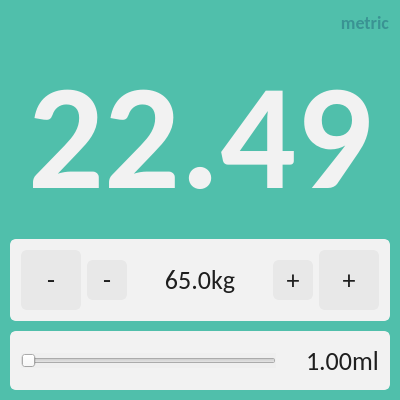
<?xml version="1.0" encoding="UTF-8"?>
<ui version="4.0">
 <class>BMIView</class>
 <widget class="QWidget" name="BMIView">
  <property name="geometry">
   <rect>
    <x>0</x>
    <y>0</y>
    <width>400</width>
    <height>400</height>
   </rect>
  </property>
  <property name="minimumSize">
   <size>
    <width>400</width>
    <height>400</height>
   </size>
  </property>
  <property name="maximumSize">
   <size>
    <width>400</width>
    <height>400</height>
   </size>
  </property>
  <property name="windowTitle">
   <string>Form</string>
  </property>
  <property name="windowIcon">
   <iconset resource="resource.qrc">
    <normaloff>:/assets/empty.ico</normaloff>:/assets/empty.ico</iconset>
  </property>
  <property name="styleSheet">
   <string notr="true">QWidget#BMIView {
	background-color: #50BFAB;	

}

/* Unit button*/
QPushButton#btn_unit {
font-family: Calibri;
font-size: 18px;
font-weight: bold;
color:#3a9393;
background-color:#50BFAB;
 text-align: top right; 
padding: 0;

}

QPushButton#btn_unit:hover {
background-color: transparent;
}

QPushButton#btn_unit:pressed {
background-color: transparent;
border: none
}

/* Result Label*/
QLabel#lbl_result {
font-family: Calibri;
font-size: 150px;
font-weight: bold;
color:#F2F2F2;
}

/* weight and height labels*/
QLabel#lbl_weight,
QLabel#lbl_height {
font-family: Calibri;
font-size: 26px;
color:#1F1F1F;
}

/* weight buttons*/
QPushButton#btn_big_minus,
QPushButton#btn_small_minus,
QPushButton#btn_big_plus,
QPushButton#btn_small_plus {
font-family: Calibri;
font-size: 26px;
color:#1F1F1F;
background-color: #e8e8e8;
border: 2px solid #e8e8e8;
border-radius: 6px;
}

QPushButton#btn_big_minus:hover,
QPushButton#btn_small_minus:hover,
QPushButton#btn_big_plus:hover,
QPushButton#btn_small_plus:hover {
background-color: #d9d9d9;
}

QPushButton#btn_big_minus:pressed,
QPushButton#btn_small_minus:pressed,
QPushButton#btn_big_plus:pressed,
QPushButton#btn_small_plus:pressed {
background-color: #e8e8e8;
}
/* Frames*/

QFrame#frame,
QFrame#frame_2 {
	background-color: #F2F2F2;
	border: 2px solid #F2F2F2;
	border-radius: 6px;
}




</string>
  </property>
  <layout class="QVBoxLayout" name="verticalLayout_2" stretch="1,4,2,2">
   <property name="spacing">
    <number>10</number>
   </property>
   <property name="sizeConstraint">
    <enum>QLayout::SizeConstraint::SetDefaultConstraint</enum>
   </property>
   <property name="leftMargin">
    <number>10</number>
   </property>
   <property name="topMargin">
    <number>10</number>
   </property>
   <property name="rightMargin">
    <number>10</number>
   </property>
   <property name="bottomMargin">
    <number>10</number>
   </property>
   <item alignment="Qt::AlignmentFlag::AlignRight">
    <widget class="QPushButton" name="btn_unit">
     <property name="minimumSize">
      <size>
       <width>55</width>
       <height>0</height>
      </size>
     </property>
     <property name="maximumSize">
      <size>
       <width>55</width>
       <height>16777215</height>
      </size>
     </property>
     <property name="font">
      <font>
       <family>Calibri</family>
       <pointsize>-1</pointsize>
       <bold>true</bold>
       <stylestrategy>PreferAntialias</stylestrategy>
      </font>
     </property>
     <property name="text">
      <string>metric</string>
     </property>
     <property name="flat">
      <bool>true</bool>
     </property>
    </widget>
   </item>
   <item>
    <widget class="QLabel" name="lbl_result">
     <property name="font">
      <font>
       <family>Calibri</family>
       <pointsize>-1</pointsize>
       <bold>true</bold>
      </font>
     </property>
     <property name="text">
      <string>22.49</string>
     </property>
     <property name="alignment">
      <set>Qt::AlignmentFlag::AlignCenter</set>
     </property>
    </widget>
   </item>
   <item>
    <widget class="QFrame" name="frame">
     <property name="frameShape">
      <enum>QFrame::Shape::StyledPanel</enum>
     </property>
     <property name="frameShadow">
      <enum>QFrame::Shadow::Raised</enum>
     </property>
     <layout class="QHBoxLayout" name="horizontalLayout">
      <item>
       <widget class="QPushButton" name="btn_big_minus">
        <property name="minimumSize">
         <size>
          <width>60</width>
          <height>60</height>
         </size>
        </property>
        <property name="maximumSize">
         <size>
          <width>60</width>
          <height>60</height>
         </size>
        </property>
        <property name="font">
         <font>
          <family>Calibri</family>
          <pointsize>-1</pointsize>
         </font>
        </property>
        <property name="text">
         <string>-</string>
        </property>
       </widget>
      </item>
      <item>
       <widget class="QPushButton" name="btn_small_minus">
        <property name="maximumSize">
         <size>
          <width>40</width>
          <height>40</height>
         </size>
        </property>
        <property name="font">
         <font>
          <family>Calibri</family>
          <pointsize>-1</pointsize>
         </font>
        </property>
        <property name="text">
         <string>-</string>
        </property>
       </widget>
      </item>
      <item>
       <widget class="QLabel" name="lbl_weight">
        <property name="font">
         <font>
          <family>Calibri</family>
          <pointsize>-1</pointsize>
         </font>
        </property>
        <property name="text">
         <string>65.0kg</string>
        </property>
        <property name="alignment">
         <set>Qt::AlignmentFlag::AlignCenter</set>
        </property>
       </widget>
      </item>
      <item>
       <widget class="QPushButton" name="btn_small_plus">
        <property name="maximumSize">
         <size>
          <width>40</width>
          <height>40</height>
         </size>
        </property>
        <property name="font">
         <font>
          <family>Calibri</family>
          <pointsize>-1</pointsize>
         </font>
        </property>
        <property name="text">
         <string>+</string>
        </property>
       </widget>
      </item>
      <item>
       <widget class="QPushButton" name="btn_big_plus">
        <property name="maximumSize">
         <size>
          <width>60</width>
          <height>60</height>
         </size>
        </property>
        <property name="font">
         <font>
          <family>Calibri</family>
          <pointsize>-1</pointsize>
         </font>
        </property>
        <property name="text">
         <string>+</string>
        </property>
       </widget>
      </item>
     </layout>
    </widget>
   </item>
   <item>
    <widget class="QFrame" name="frame_2">
     <property name="sizePolicy">
      <sizepolicy hsizetype="Expanding" vsizetype="Expanding">
       <horstretch>0</horstretch>
       <verstretch>0</verstretch>
      </sizepolicy>
     </property>
     <property name="palette">
      <palette>
       <active>
        <colorrole role="Button">
         <brush brushstyle="SolidPattern">
          <color alpha="255">
           <red>242</red>
           <green>242</green>
           <blue>242</blue>
          </color>
         </brush>
        </colorrole>
        <colorrole role="Base">
         <brush brushstyle="SolidPattern">
          <color alpha="255">
           <red>242</red>
           <green>242</green>
           <blue>242</blue>
          </color>
         </brush>
        </colorrole>
        <colorrole role="Window">
         <brush brushstyle="SolidPattern">
          <color alpha="255">
           <red>242</red>
           <green>242</green>
           <blue>242</blue>
          </color>
         </brush>
        </colorrole>
       </active>
       <inactive>
        <colorrole role="Button">
         <brush brushstyle="SolidPattern">
          <color alpha="255">
           <red>242</red>
           <green>242</green>
           <blue>242</blue>
          </color>
         </brush>
        </colorrole>
        <colorrole role="Base">
         <brush brushstyle="SolidPattern">
          <color alpha="255">
           <red>242</red>
           <green>242</green>
           <blue>242</blue>
          </color>
         </brush>
        </colorrole>
        <colorrole role="Window">
         <brush brushstyle="SolidPattern">
          <color alpha="255">
           <red>242</red>
           <green>242</green>
           <blue>242</blue>
          </color>
         </brush>
        </colorrole>
       </inactive>
       <disabled>
        <colorrole role="Button">
         <brush brushstyle="SolidPattern">
          <color alpha="255">
           <red>242</red>
           <green>242</green>
           <blue>242</blue>
          </color>
         </brush>
        </colorrole>
        <colorrole role="Base">
         <brush brushstyle="SolidPattern">
          <color alpha="255">
           <red>242</red>
           <green>242</green>
           <blue>242</blue>
          </color>
         </brush>
        </colorrole>
        <colorrole role="Window">
         <brush brushstyle="SolidPattern">
          <color alpha="255">
           <red>242</red>
           <green>242</green>
           <blue>242</blue>
          </color>
         </brush>
        </colorrole>
       </disabled>
      </palette>
     </property>
     <property name="frameShape">
      <enum>QFrame::Shape::StyledPanel</enum>
     </property>
     <property name="frameShadow">
      <enum>QFrame::Shadow::Raised</enum>
     </property>
     <layout class="QHBoxLayout" name="horizontalLayout_2">
      <property name="spacing">
       <number>30</number>
      </property>
      <item>
       <widget class="QSlider" name="slider_height">
        <property name="palette">
         <palette>
          <active>
           <colorrole role="Accent">
            <brush brushstyle="SolidPattern">
             <color alpha="255">
              <red>80</red>
              <green>191</green>
              <blue>171</blue>
             </color>
            </brush>
           </colorrole>
          </active>
          <inactive>
           <colorrole role="Accent">
            <brush brushstyle="SolidPattern">
             <color alpha="255">
              <red>80</red>
              <green>191</green>
              <blue>171</blue>
             </color>
            </brush>
           </colorrole>
          </inactive>
          <disabled>
           <colorrole role="Accent">
            <brush brushstyle="SolidPattern">
             <color alpha="255">
              <red>80</red>
              <green>191</green>
              <blue>171</blue>
             </color>
            </brush>
           </colorrole>
          </disabled>
         </palette>
        </property>
        <property name="autoFillBackground">
         <bool>true</bool>
        </property>
        <property name="minimum">
         <number>100</number>
        </property>
        <property name="maximum">
         <number>250</number>
        </property>
        <property name="orientation">
         <enum>Qt::Orientation::Horizontal</enum>
        </property>
       </widget>
      </item>
      <item>
       <widget class="QLabel" name="lbl_height">
        <property name="font">
         <font>
          <family>Calibri</family>
          <pointsize>-1</pointsize>
         </font>
        </property>
        <property name="text">
         <string>1.00ml</string>
        </property>
       </widget>
      </item>
     </layout>
    </widget>
   </item>
  </layout>
 </widget>
 <resources>
  <include location="resource.qrc"/>
 </resources>
 <connections/>
</ui>
